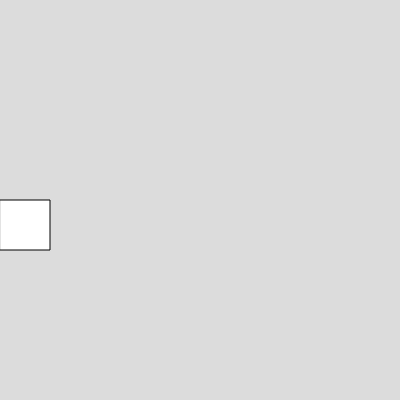
Frame 1 (no input)
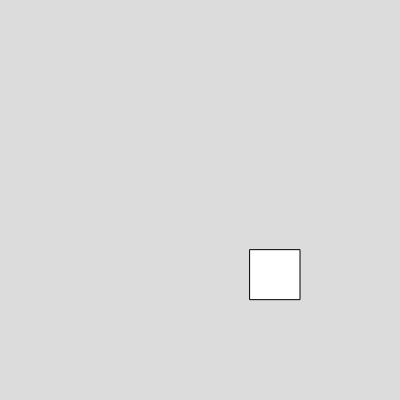
Frame 60 (no input)
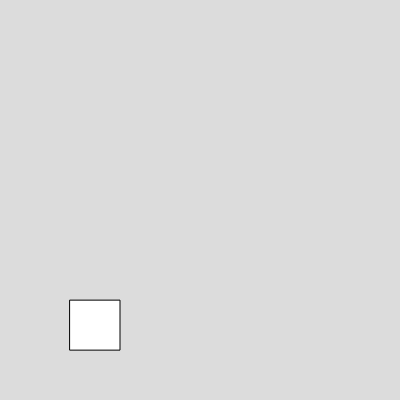
Frame 120 (the mouse pressed at the canvas centre since frame 60)

The p5.js sketch that drew these frames (run headless with seeded random() and noise() and a simulated clock; from frame 60 on, the mouse is pressed at the canvas centre):

// p5.js sketch
// ── sketch.js
let posX=0;
let posY=0;


function setup() {
  createCanvas(400, 400);
  posY=(height/2);
}

function draw() {
  background(220);
  let amplitude = 100;
  rect(posX, posY,50, 50); 
  posX=posX+20; //Tempo Rechts
  if (posX>width){
    posX=0-50;
  }
  posY=(posY+sin(1,0)); //Tempo (Oben und Unten)
  if (posY>height){
    posY=0-50;
  }
  else if (posY>height-1){
    posY=height+1;
  }
}
